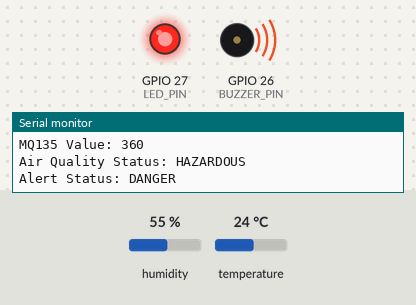
A sketch run on a simulated ESP32. Shown: output pins drawn as LEDs (lit = HIGH), buzzer (waves = sounding), the last lines printed to the serial monitor. The test bench sets the inputs (shaded band); at power-on: humidity 55 %, temperature 24 °C. WiFi joins after 1.5 s; servers stay silent unless stated; random numbers use the default seed unless the sketch sets one.

Above: at 1.6 s.
At 42.5 s:
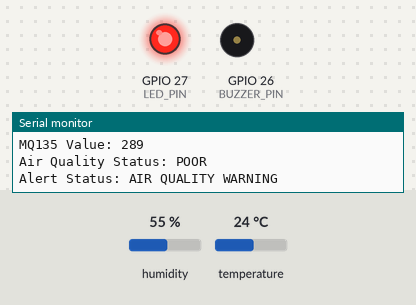
At 104.4 s:
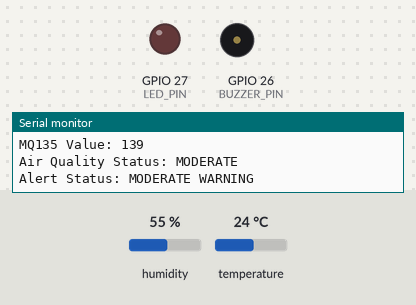
Timing chart, 0 to 126.1 s (numbered marks = the images above):
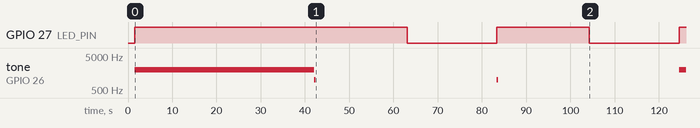

The sketch:

sketch.ino
```cpp
#include <WiFi.h>
#include <ThingSpeak.h>
#include <DHT.h>

// =========================
// WiFi Configuration
// =========================
const char* WIFI_SSID = "Wokwi-GUEST";
const char* WIFI_PASSWORD = "";

// =========================
// ThingSpeak Configuration
// =========================
unsigned long CHANNEL_ID = 3404697;
const char* WRITE_API_KEY = "AWXXFPL2RPT1N92U";

// =========================
// Pin Configuration
// =========================
#define DHTPIN 4
#define DHTTYPE DHT22

#define LED_PIN 27
#define BUZZER_PIN 26

// =========================
// Sensor Initialization
// =========================
DHT dht(DHTPIN, DHTTYPE);

WiFiClient client;

// =========================
// AQI Classification
// =========================
String classifyAQI(int value)
{
  if (value <= 100)
    return "GOOD";
  else if (value <= 200)
    return "MODERATE";
  else if (value <= 300)
    return "POOR";
  else
    return "HAZARDOUS";
}

// =========================
// Connect WiFi
// =========================
void connectWiFi()
{
  Serial.print("Connecting to WiFi");

  WiFi.begin(WIFI_SSID, WIFI_PASSWORD);

  while (WiFi.status() != WL_CONNECTED)
  {
    delay(500);
    Serial.print(".");
  }

  Serial.println();
  Serial.println("WiFi Connected");
  Serial.print("IP Address: ");
  Serial.println(WiFi.localIP());
}

void setup()
{
  Serial.begin(115200);

  pinMode(LED_PIN, OUTPUT);
  pinMode(BUZZER_PIN, OUTPUT);

  dht.begin();

  randomSeed(millis());

  connectWiFi();

  ThingSpeak.begin(client);

  Serial.println("\n========================================");
  Serial.println(" IoT Air Quality Monitoring Dashboard ");
  Serial.println(" ESP32 + DHT22 + ThingSpeak");
  Serial.println("========================================\n");
}

void loop()
{
  float temperature = dht.readTemperature();
  float humidity = dht.readHumidity();

  if (isnan(temperature) || isnan(humidity))
  {
    Serial.println("ERROR: Failed to read DHT22 sensor!");
    delay(2000);
    return;
  }

  int mq135Value = random(50, 401);

  String status = classifyAQI(mq135Value);

  String alertStatus = "NORMAL";

  // Alert Logic
  if (status == "GOOD")
  {
    digitalWrite(LED_PIN, LOW);
    noTone(BUZZER_PIN);
    alertStatus = "SAFE";
  }
  else if (status == "MODERATE")
  {
    digitalWrite(LED_PIN, HIGH);
    delay(300);
    digitalWrite(LED_PIN, LOW);

    noTone(BUZZER_PIN);

    alertStatus = "MODERATE WARNING";
  }
  else if (status == "POOR")
  {
    digitalWrite(LED_PIN, HIGH);

    tone(BUZZER_PIN, 1000);
    delay(300);
    noTone(BUZZER_PIN);

    alertStatus = "AIR QUALITY WARNING";
  }
  else
  {
    digitalWrite(LED_PIN, HIGH);

    tone(BUZZER_PIN, 2000);

    alertStatus = "DANGER";
  }

  // Serial Output
  Serial.println("========================================");

  Serial.print("Temperature (C): ");
  Serial.println(temperature);

  Serial.print("Humidity (%): ");
  Serial.println(humidity);

  Serial.print("MQ135 Value: ");
  Serial.println(mq135Value);

  Serial.print("Air Quality Status: ");
  Serial.println(status);

  Serial.print("Alert Status: ");
  Serial.println(alertStatus);

  // =========================
  // ThingSpeak Upload
  // =========================

  ThingSpeak.setField(1, mq135Value);
  ThingSpeak.setField(2, temperature);
  ThingSpeak.setField(3, humidity);
  ThingSpeak.setField(4, status);
  ThingSpeak.setField(5, alertStatus);

  int response = ThingSpeak.writeFields(CHANNEL_ID, WRITE_API_KEY);

  if (response == 200)
  {
    Serial.println("ThingSpeak Upload Successful");
  }
  else
  {
    Serial.print("ThingSpeak Error Code: ");
    Serial.println(response);
  }

  Serial.println("========================================\n");

  // ThingSpeak minimum update interval
  delay(20000);
}
```

Measured:
- by itself, GPIO 27 (LED_PIN): goes HIGH 61.5 s, LOW 20.3 s, HIGH 20.9 s, LOW 20.3 s, then HIGH
- by itself, tone on GPIO 26 (BUZZER_PIN): repeats every 41.2 s: 1000 Hz 0.30 s, silent 40.9 s
